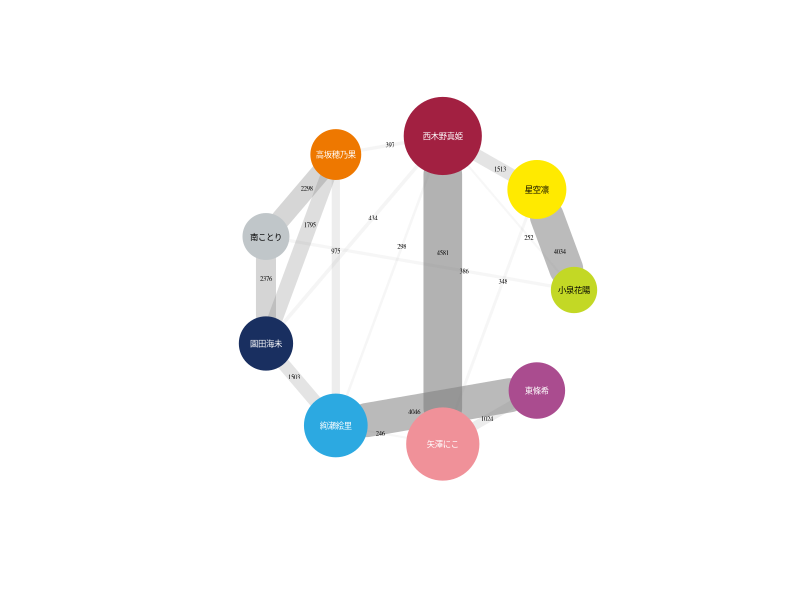

Source code (R):
require(magrittr)
require(igraph)
score_mat <- read.table('./score_mat_pixiv_wiki_solution.txt') %>% as.matrix

## Scale the score with count number for each idol
idol_mean_score <- colMeans(score_mat)
for (i in 1:9) for (j in 1:9) {
    score_mat[ i, j ] <- score_mat[ i, j ] / mean(idol_mean_score[ c(i, j) ])
}

score_mat_less <- score_mat
score_mat_less <- ifelse(score_mat < quantile(score_mat, .6),
                         0, score_mat)
net <- graph_from_adjacency_matrix(score_mat_less, mode = 'undirected', weighted = T)
V(net)$color <- c('#c3d825', '#ffea00', '#a22041',
                  '#ee7800', '#c0c6c9', '#192f60',
                  '#2ca9e1', '#f09199', '#aa4c8f')
V(net)$frame.color <- V(net)$color
V(net)$size <- sqrt(idol_mean_score) * 1.4
V(net)$label.family <- 'Japan1GothicBBB'
V(net)$label.cex <- 0.5
V(net)$label.color <- c('#000000', '#000000', '#ffffff',
                        '#ffffff', '#000000', '#ffffff',
                        '#ffffff', '#ffffff', '#ffffff')
E(net)$width <- E(net)$weight * 6
E(net)$color <- paste('#7F7F7F',
                      floor(10 + 
                        (E(net)$weight - min(E(net)$weight)) * 
                            (89 / (max(E(net)$weight) - min(E(net)$weight)))),
                      sep = '')
E(net)$label <- sapply(attr(E(net), 'vnames'), function(e) {
    ft <- strsplit(e, '\\|')[[1]]
    score_mat[ft[2], ft[1]] * mean(idol_mean_score)
}) %>% round
E(net)$label.cex <- 0.4
E(net)$label.color <- 'black'

pdf('plot_pixiv_wiki_solution.pdf', family = 'Japan1GothicBBB')
plot(net, layout = layout_in_circle(net))
dev.off()
